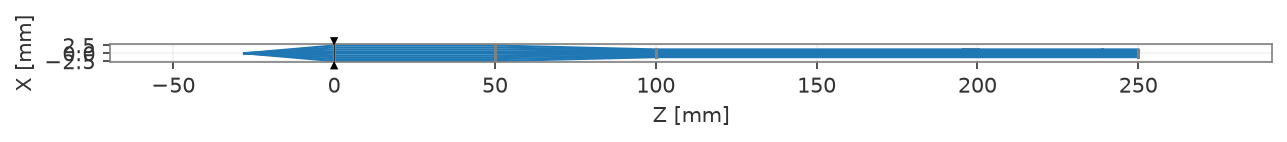

Recreate this plot in Python.
"""
openUC2 light sheet, arrangement A: compact 3 x 4: f28 collimator, 2:1 Galilean reducer (f100, f-50), f50 cylinder
Illumination, fibre to the sheet plane; drawn in the sheet-height (XZ) plane.

Exported by openuc2-lightsheet/ls_optics.py. Unfolded path (the fold mirror is left out), lengths in mm.
"""
import numpy as np
from optiland import optic
from optiland.materials import IdealMaterial

lens = optic.Optic()
lens.surfaces.add(index=0, radius=np.inf, thickness=28.000000, comment="fibre tip")
lens.surfaces.add(index=1, surface_type="paraxial", f=28.000000, comment="collimator f28 D16 (FluoBox laser)", thickness=50.000000, is_stop=True)
lens.surfaces.add(index=2, surface_type="paraxial", f=100.000000, comment="lens f100 D40 (CoreBox)", thickness=50.000000)
lens.surfaces.add(index=3, surface_type="paraxial", f=-50.000000, comment="lens f-50 D43 (CoreBox)", thickness=95.430302)
lens.surfaces.add(index=4, surface_type="toroidal", radius_x=np.inf, radius_y=26.120000, material="N-BK7", comment="cylinder f50, power across the sheet, curved face", thickness=5.000000)
lens.surfaces.add(index=5, radius=np.inf, comment="cylinder f50, power across the sheet, flat face", thickness=38.319698)
lens.surfaces.add(index=6, radius=np.inf, material=IdealMaterial(n=1.523), comment="window, outer face", thickness=0.170000)
lens.surfaces.add(index=7, radius=np.inf, material=IdealMaterial(n=1.3371), comment="window, inner face (water)", thickness=11.080000)
lens.surfaces.add(index=8, radius=np.inf, comment="sheet plane (aquarium cube centre)")
lens.set_aperture(aperture_type="objectNA", value=0.086190)
lens.fields.set_type("angle")
lens.fields.add(y=0.0)
lens.wavelengths.add(value=0.488, is_primary=True)

if __name__ == "__main__":
    import matplotlib
    matplotlib.use("Agg")
    import matplotlib.pyplot as plt
    res = lens.draw(num_rays=9, projection="XZ")
    fig = res[0] if isinstance(res, tuple) else plt.gcf()
    fig.savefig(__file__.replace('.py', '.png'), dpi=150, bbox_inches='tight')
    print('saved', __file__.replace('.py', '.png'))
